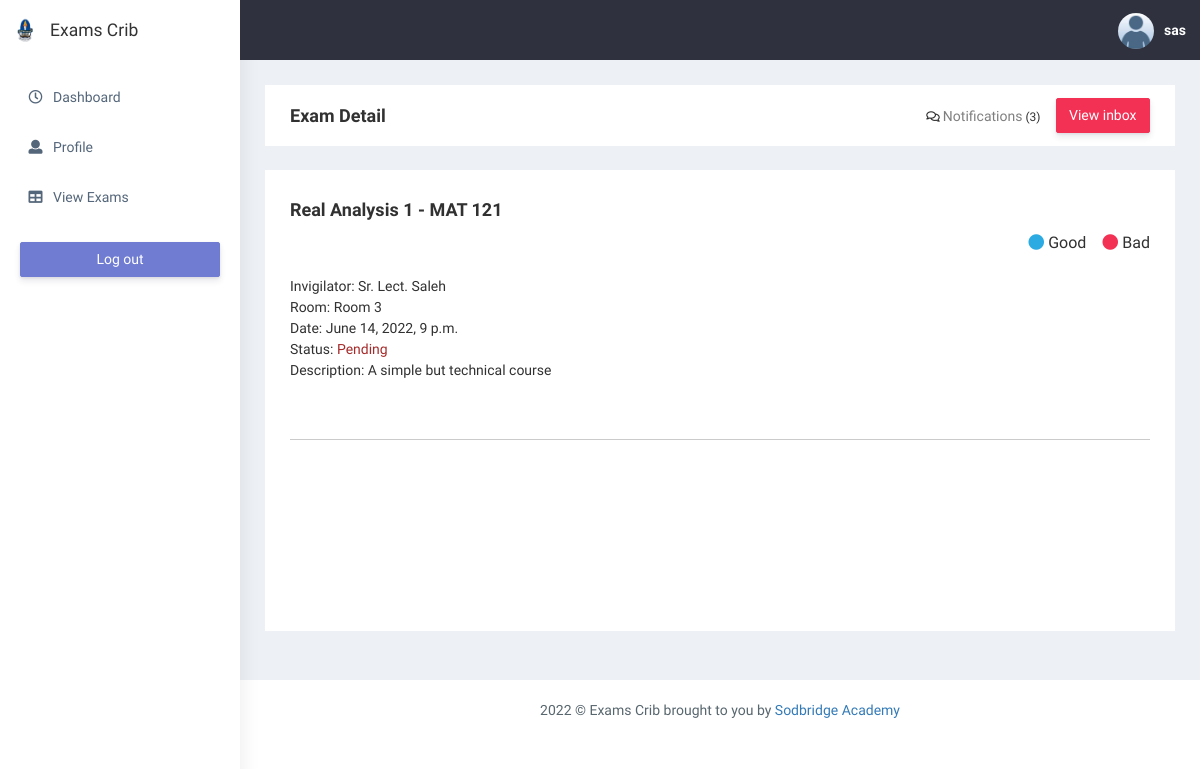
/exam/1/ (signed in), run on the app's committed database.
### exams/models.py (models this page shows, shortened)
class User(AbstractUser):
	account = (
			('select account', 'select account'),
			('student', 'student'),
			('staff', 'staff')
		)
	account_type = models.CharField(max_length=200, choices=account, default='select account')
	email = models.CharField(max_length = 200, blank=True, unique=True)
	first_name = models.CharField(max_length=200, blank=True)
	last_name = models.CharField(max_length=200, blank=True)
	username = models.CharField(max_length = 200, blank=True, unique=True)
	date_created = models.DateTimeField(auto_now_add=True)
	USERNAME_FIELD = 'username'
	REQUIRED_FIELDS = []

class Exam(models.Model):
	course_title = models.CharField(max_length=200, blank=True)
	course_code =  models.CharField(max_length=200, blank=True)
	invigilator = models.CharField(max_length=200, blank=True)
	room = models.CharField(max_length=100, blank=True, default='')
	completed = models.BooleanField(default=False)
	created = models.DateTimeField(auto_now_add=True)
	description = models.TextField(blank=True)
	exam_date = models.DateTimeField(auto_now=True)
	poster = models.ForeignKey(User, blank=True, related_name='exams', on_delete=models.CASCADE)
	created = models.DateTimeField(auto_now_add=True)
	class Meta:
		ordering = ['created']

### account/models.py (models this page shows, shortened)
class Profile(models.Model):
	gender = (
			('select', 'select'),
			('male', 'male'),
			('female', 'female')
		)
	user = models.OneToOneField(User, related_name='profile', on_delete=models.CASCADE)
	dob = models.DateField(blank=True, null=True)
	bio = models.CharField(max_length=200, blank=True)
	photo = models.ImageField(upload_to='users/%Y/%m/%d', default='media/default.jpeg', blank=True)
	level = models.CharField(max_length=200, blank=True, default=100)
	gender = models.CharField(max_length=100, choices=gender, default='select')
	department = models.CharField(max_length=200, blank=True)
	nationality = models.CharField(max_length=100, blank=True, default='Nigeria')
	phone_no = models.CharField(max_length=100, blank=True)
	matric_no = models.CharField(max_length=100, blank=True, null=True)
	staff_id = models.CharField(max_length=100, blank=True, null=True)
	verified_student = models.BooleanField(default=False)
	verified_staff = models.BooleanField(default=False)
	date_created = models.DateTimeField(auto_now_add=True)

### exams/views.py (the view)
# urls.py: path('exam/<str:pk>/', views.viewExam, name='exam_detail'),
def viewExam(request, pk):
	exam = get_object_or_404(Exam, id=pk)
	user = request.user
	pending_exams = Exam.objects.filter(completed=False)
	pending_exams = pending_exams.count()
	context = {
		'exam':exam,
		'user':user,
		'pending_exams':pending_exams,
    }
	return render(request, 'exams/exam_detail.html', context)

### exams/templates/exams/exam_detail.html (shortened to what this page needs)
{% extends 'base.html' %}
{% load static %}
{% load crispy_forms_tags %}
{% block content %}
<div class="page-breadcrumb bg-white mb-4">
    <div class="row align-items-center">
        <div class="col-lg-3 col-md-4 col-sm-4 col-xs-12">
            <h4 class="page-title">Exam Detail</h4>
        </div>
        <div class="col-lg-9 col-sm-8 col-md-8 col-xs-12">
            <div class="d-md-flex">
                <ol class="breadcrumb ms-auto">
                    <li><i class="far fa-comments" aria-hidden="true"></i> <a href="#" title="pending exams" class="fw-normal">Notifications</a> ({{ pending_exams }})</li>
                </ol>
                <a href="#" target="_blank"
                    class="btn btn-danger  d-none d-md-block pull-right ms-3 hidden-xs hidden-sm waves-effect waves-light text-white">View inbox</a>
            </div>
        </div>
    </div>
</div>
<div class="row">
                    <div class="col-lg-12 col-xlg-9 col-md-12">
                        <div class="card">
			 				<div class="row">
			                    <div class="col-md-12 col-lg-12 col-sm-12 col-xs-12">
			                        <div class="white-box">
			                            <h3 class="box-title">{{ exam.course_title }} - {{ exam.course_code }}</h3>
			                            <div class="d-md-flex">
			                                <ul class="list-inline d-flex ms-auto">
			                                    <li class="ps-3">
			                                        <h5><i class="fa fa-circle me-1 text-info"></i>Good</h5>
			                                    </li>
			                                    <li class="ps-3">
			                                        <h5><i class="fa fa-circle me-1 text-danger"></i>Bad</h5>
			                                    </li>
			                                </ul>
			                            </div>
			                            <div style="height:300px;">
			                                <div class="" style="top: -17px; left: -12px;">
			                                	Invigilator: {{ exam.invigilator }} <br>
			                                	Room: {{ exam.room }} <br>
			                                	Date: {{ exam.exam_date }} <br>
			                                	Status: {% if exam.completed %}
                                                <span style="color:green"> Done</span>
                                                {% else %}
                                                <span style="color:brown;"> Pending</span>
                                                {% endif %} <br>
			                                	Description: {{exam.description}} <br>
			                                </div>
			                                <br><br> <hr>
			                            </div>
			                        </div>
			                    </div>
			                </div>
                        </div>
                    </div>
</div>
{% endblock content %}

### account/templates/base.html (shortened to what this page needs)
{% load static %}
<!DOCTYPE html>
<html dir="ltr" lang="en">
<head>
   <link href="{% static 'css/style.min.css' %}" rel="stylesheet">
</head>
<body>
    <div id="main-wrapper" data-layout="vertical" data-navbarbg="skin5" data-sidebartype="full"
        data-sidebar-position="absolute" data-header-position="absolute" data-boxed-layout="full">
        <header class="topbar" data-navbarbg="skin5">
            <nav class="navbar top-navbar navbar-expand-md navbar-dark">
                <div class="navbar-header" data-logobg="skin6">
                    <a class="navbar-brand" href="{% url 'dashboard' %}">
                        <b class="logo-icon">
                            <img src="{% static 'img/crawford-university-logo.png' %}" style="width:30px; height:30px;" alt="homepage" />
                        </b>
                        <span class="logo-text" style="color:#333">
                            Exams Crib
                        </span>
                    </a>
                </div>
                <div class="navbar-collapse collapse" id="navbarSupportedContent" data-navbarbg="skin5">
                    <ul class="navbar-nav ms-auto d-flex align-items-center">
                        <li>
                            <a class="profile-pic" href="#">
                            <img src="{{ user.profile.photo.url }}" alt="user-img" width="36"
                            class="img-circle"><span class="text-white font-medium">{{user.username}}</span>
                            </a>
                        </li>
                    </ul>
                </div>
            </nav>
        </header>
        <aside class="left-sidebar" data-sidebarbg="skin6">
            <div class="scroll-sidebar">
                <nav class="sidebar-nav">
                    <ul id="sidebarnav">
                        <li class="sidebar-item pt-2">
                            <a class="sidebar-link waves-effect waves-dark sidebar-link" href="{% url 'dashboard' %}"
                                aria-expanded="false">
                                <i class="far fa-clock" aria-hidden="true"></i>
                                <span class="hide-menu">Dashboard</span>
                            </a>
                        </li>
                        <li class="sidebar-item">
                            <a class="sidebar-link waves-effect waves-dark sidebar-link" href="{% url 'edit' %}"
                                aria-expanded="false">
                                <i class="fa fa-user" aria-hidden="true"></i>
                                <span class="hide-menu">Profile</span>
                            </a>
                        </li>
                        <li class="sidebar-item">
                            <a class="sidebar-link waves-effect waves-dark sidebar-link" href="{% url 'exams:exam-list' %}"
                                aria-expanded="false">
                                <i class="fa fa-table" aria-hidden="true"></i>
                                <span class="hide-menu">View Exams</span>
                            </a>
                        </li>
                        <li class="text-center p-20 upgrade-btn">
                            <a href="{% url 'logout' %}"
                                class="btn d-grid btn-primary text-white" target="">
                                Log out</a>
                        </li>
                    </ul>
                </nav>
            </div>
        </aside>
        <div class="page-wrapper" style="min-height:">
            <div class="container-fluid">
            {% block content %}{% endblock content %}
            </div>
            <footer class="footer text-center"> 2022 © Exams Crib brought to you by <a
                    href="https://sodbridgeacademy.com" target="_blank" >Sodbridge Academy</a>
            </footer>
        </div>
    </div>
</body>
</html>

### data on the page
User: profile.photo (placeholder picture), username "sas"
Exam: course_title "Real Analysis 1", course_code "MAT 121", invigilator "Sr. Lect. Saleh", room "Room 3", exam_date "June 14, 2022, 9 p.m.", description "A simple but technical course"

### other printed values
{{ pending_exams }} "3"
